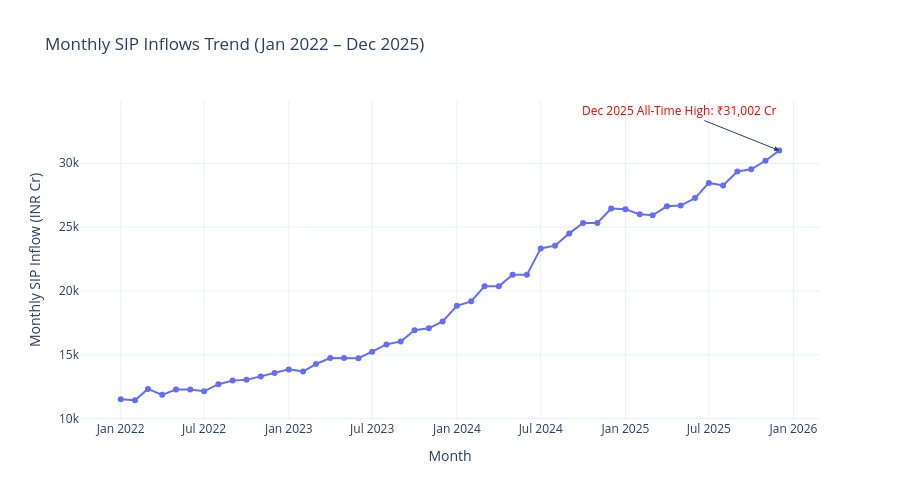

This figure's notebook cell:
### Code cell
# 3. Monthly SIP Inflow Time-Series
monthly_sip['month'] = pd.to_datetime(monthly_sip['month'])

fig = px.line(
    monthly_sip, 
    x='month', 
    y='sip_inflow_crore',
    markers=True,
    title="Monthly SIP Inflows Trend (Jan 2022 – Dec 2025)",
    labels={'sip_inflow_crore': 'Monthly SIP Inflow (INR Cr)', 'month': 'Month'}
)
fig.add_annotation(
    x="2025-12-01", y=31002,
    text="Dec 2025 All-Time High: ₹31,002 Cr",
    showarrow=True, arrowhead=2, ax=-100, ay=-40,
    font=dict(size=12, color="red")
)
fig.update_layout(template="plotly_white", height=500)
fig.show()
